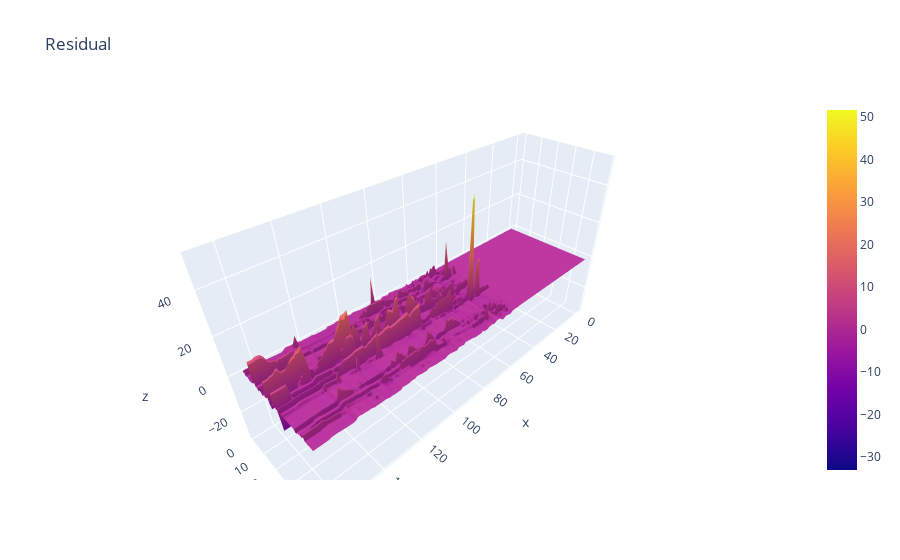

The notebook cell this image was saved under:
### Code cell
residualnumbers = covid - approx_uptorank3
fig = go.Figure(data=[go.Surface(z=residualnumbers)])
fig.update_layout(title='Residual',autosize=True)
fig.show()

### Figure 1 — Plotly figure (JSON) as saved in the notebook; plotly's stock layout.template omitted (floating-point values rounded to 4 significant figures; data arrays with more than 128 entries replaced by an {"elided": "..."} marker saying what was removed)
{"data": [{"type": "surface", "z": {"elided": "50x166 float values"}}], "layout": {"autosize": true, "title": {"text": "Residual"}}}
